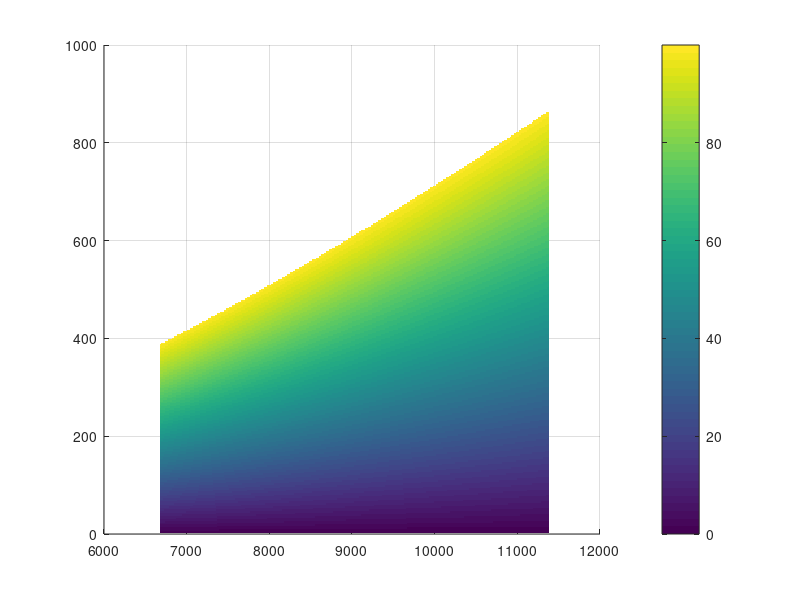

Here is the MATLAB script that generated this plot: (Note: this script raises an error after producing the figure.)
%%% Impulsive SMA and/or Eccentricity Maneuver
% Author: Dylan Thomas

% Equations for Delta V of maneuvers are derived from Gauss' Variational
% Equations as shown in Schaub and Alfriend's "Impulsive Feedback to
% Establish Specific Mean Orbital Elements of Spacecraft Formations", 2001
clearvars; clc; delete('*.asv');

%%%%%%%%%%%%%%%%%%%%%%%%%%%%%%%%%%%%%%%%%%%%%%%%%%%%%%%%%%%%%%%%%%%%%%%%%%%
%%% Spacecraft Properties

f1 = 'Name';
f2 = 'M_total';
f3 = 'M_prop';
f4 = 'I_sp';
f5 = 'T_nom';

v1 = {'Aerojet CHAMPS-120XW'};
v2 = {14};      % [kg]
v3 = {1.5};     % [kg]
v4 = {203};     % [s]
v5 = {4*2.79};  % [N]

spacecraft = struct(f1,v1,f2,v2,f3,v3,f4,v4,f5,v5);

%%%%%%%%%%%%%%%%%%%%%%%%%%%%%%%%%%%%%%%%%%%%%%%%%%%%%%%%%%%%%%%%%%%%%%%%%%%
%%% Setting up problem

% Parameter Inputs, constants across all codes
R_eq = 6378.137;                        % [km]          - Equatorial Radius of Earth
mu = 398600;                            % [km^3/s^2]    - Gravitational Parameter of Earth
g = 9.81/1000;                          % [km/s^2]      - Acceleration due to Gravity
nominalPropMass = 1.5;                  % [kg]          - Nominal Propellant Mass
num_pts = 300;                          %               - Num. of points

% Setting up vectorized parameters
ecc = 0;                                %               - Orbit Eccentricity 
init_alt = linspace(300,5000,num_pts);  % [km]          - Initial Orbit Altitude
R_p = init_alt + R_eq;                  % [km]          - Initial Orbit Perigee
SMA = R_p/(1-ecc);                      % [km]          - Initial Orbit Semi-Major Axis
n = sqrt(mu./SMA.^3);                   % [rad/sec]     - Mean motion
eta = sqrt(1-ecc.^2);                   %               - Convenient eccentricity measure

%%%% Note:
% Separate parameters for combined maneuver, plot surface of dSMA vs. de on
% a certain number of discrete orbit radiuses 
Discrete_Radius = [6800 7500 10000];

% Parameterized variables we're interested in
delta_ecc = linspace(0,0.5-ecc,num_pts); %               - Eccentricity Change
delta_SMA = linspace(0,1000,num_pts);    % [km]          - SMA Change

% Calculate the DeltaV available with the used thruster
% Ideal Rocket Equation, See Vallado Equation 6-42
Dv_avail = g*spacecraft.I_sp*log(spacecraft.M_total/(spacecraft.M_total-spacecraft.M_prop));

% Cases to consider
method = {'Semi-Major Axis Maneuver','Eccentricity Maneuver','Combined Maneuver'};

%%%%%%%%%%%%%%%%%%%%%%%%%%%%%%%%%%%%%%%%%%%%%%%%%%%%%%%%%%%%%%%%%%%%%%%%%%%
%%% Building the DeltaV design space

% Equation for SMA/Eccentricity change
% See Schaub & Alfriend, Eq. 24 & 25
Dvp = @(del_a,del_ecc,a,nn,ecc) ((nn.*a.*eta)/4).*((del_a./a + del_ecc./(1+ecc)));
Dva = @(del_a,del_ecc,a,nn,ecc) ((nn.*a.*eta)/4).*((del_a./a - del_ecc./(1-ecc)));

% Build matrices for orbital element changes
dSMAMat = repmat(delta_SMA,num_pts,1);
deccMat = repmat(delta_ecc',1,num_pts);

% Memory allocation
Dv_Req = zeros(num_pts,num_pts,num_pts);
% Calculates each burn's DeltaV and sums them for the total burn DeltaV
for ii=1:num_pts
    Dv_Req(:,:,ii) = abs(Dvp(dSMAMat,deccMat,SMA(ii),n(ii),ecc))+...
        abs(Dva(dSMAMat,deccMat,SMA(ii),n(ii),ecc));
end

%%%%%%%%%%%%%%%%%%%%%%%%%%%%%%%%%%%%%%%%%%%%%%%%%%%%%%%%%%%%%%%%%%%%%%%%%%%
%%% Calculate DeltaV & mass percent for each maneuver case

for iter=1:length(method)
    
    % Switch on maneuver case
    maneuver_case  = method{iter};
    switch maneuver_case
        case 'Semi-Major Axis Maneuver'
            display(method(iter))
            
            % Memory allocation & reset temporary variables
            Mass_percent = zeros(num_pts,num_pts);
            Dv_total = Dv_Req(1,:,:);
            
            % Loop calculates mass percent for each SMA
            for ii=1:num_pts
                
                % Total DeltaV required cannot exceed DeltaV available
                index = Dv_total(1,:,ii)>=Dv_avail;
                Dv_total(1,index,ii) = NaN;
                
                % Determine mass with Ideal Rocket Equation
                M_prop_vec = spacecraft.M_total*(1-exp(-(Dv_total(1,:,ii))/(g*spacecraft.I_sp)));
                Mass_percent(:,ii) = M_prop_vec/nominalPropMass*100;
            end
            
            % Plotting
            figure(iter)
            hold on
            grid on
            surf(SMA,delta_SMA,Mass_percent,'EdgeColor','None')
            c = colorbar;
            c.Label.String = 'Percent Propellant Mass Burned';
            title1 = title(method(iter));
            xl = xlabel('Orbit Radius, [km]');
            yl = ylabel('Semi-Major Axis Change $\delta a$, [km]');
            set([title1 xl yl],'interpreter','latex','fontsize',12)
            axis tight
            hold off
          
            %%%%%%%%%%%%%%%%%%%%%%%%%%%%%%%%%%%%%%%%%%%%%%%%%%%%%%%%%%%%%%%
        case 'Eccentricity Maneuver'
            display(method(iter))
            
            % Memory allocation & reset temporary variables
            Mass_percent = zeros(num_pts,num_pts);
            Dv_total = Dv_Req(:,1,:);
            
            % Loop calculates mass percent for each SMA
            for ii=1:num_pts
                
                % Total DeltaV required cannot exceed DeltaV available
                index = Dv_total(:,1,ii)>=Dv_avail;
                Dv_total(index,1,ii) = NaN;
                
                % Determine mass with Ideal Rocket Equation
                M_prop_vec = spacecraft.M_total*(1-exp(-(Dv_total(:,1,ii))/(g*spacecraft.I_sp)));
                Mass_percent(:,ii) = M_prop_vec/nominalPropMass*100;
                
            end
            
            % Plotting
            figure(iter)
            hold on
            grid on
            surf(SMA,delta_ecc,Mass_percent,'EdgeColor','None')
            c = colorbar;
            c.Label.String = 'Percent Propellant Mass Burned';
            title1 = title(method(iter));
            xl = xlabel('Orbit Radius, [km]');
            yl = ylabel('Eccentricity Change $\delta e$');
            set([title1 xl yl],'interpreter','latex','fontsize',12)
            axis tight
            hold off
            
            %%%%%%%%%%%%%%%%%%%%%%%%%%%%%%%%%%%%%%%%%%%%%%%%%%%%%%%%%%%%%%%
        case 'Combined Maneuver'
            display(method(iter))
            
            % Determine the discrete SMA to calculate, get mean motion
            SMA = Discrete_Radius/(1-ecc);
            n = sqrt(mu./SMA.^3);
            
            Dv_Req = zeros(num_pts,num_pts,length(SMA));
            % Recalculates DeltaV required at discrete SMA
            for ii=1:length(SMA)
                Dv_Req(:,:,ii) = abs(Dvp(dSMAMat,deccMat,SMA(ii),n(ii),ecc))+...
                    abs(Dva(dSMAMat,deccMat,SMA(ii),n(ii),ecc));
            end
            
            % Memory allocation & reset temporary variables
            Mass_percent = zeros(num_pts,num_pts);
            Dv_total = Dv_Req;
            
            % Loop calculates mass percent for each radius
            for ii=1:length(SMA)
                
                % Delta V required cannot exceed Delta V available
                index = Dv_total(:,:,ii)>=Dv_avail;
                for kk=1:num_pts
                    for jj=1:num_pts
                        if Dv_total(kk,jj,ii)>=Dv_avail
                            Dv_total(kk,jj,ii) = NaN;
                        end
                    end
                end
                
                % Determine mass with Ideal Rocket Equation
                M_prop_vec = spacecraft.M_total*(1-exp(-(Dv_total(:,:,ii))/(g*spacecraft.I_sp)));
                Mass_percent(:,:,ii) = M_prop_vec/nominalPropMass*100;
                
                % Plotting
                figure(iter+ii-1)
                hold on
                grid on
                surf(delta_SMA,delta_ecc,Mass_percent(:,:,ii),'EdgeColor','None')
                c = colorbar;
                c.Label.String = 'Percent Propellant Mass Burned';
                title1 = title(strcat(method(iter), ', $R=',num2str(SMA(ii)),'$'));
                xl = xlabel('Eccentricity Change $\delta e$');
                yl = ylabel('Semi-Major Axis Change $\delta a$, [km]');
                set([title1 xl yl],'interpreter','latex','fontsize',12)
                axis tight
                hold off
            end         
    end

end

